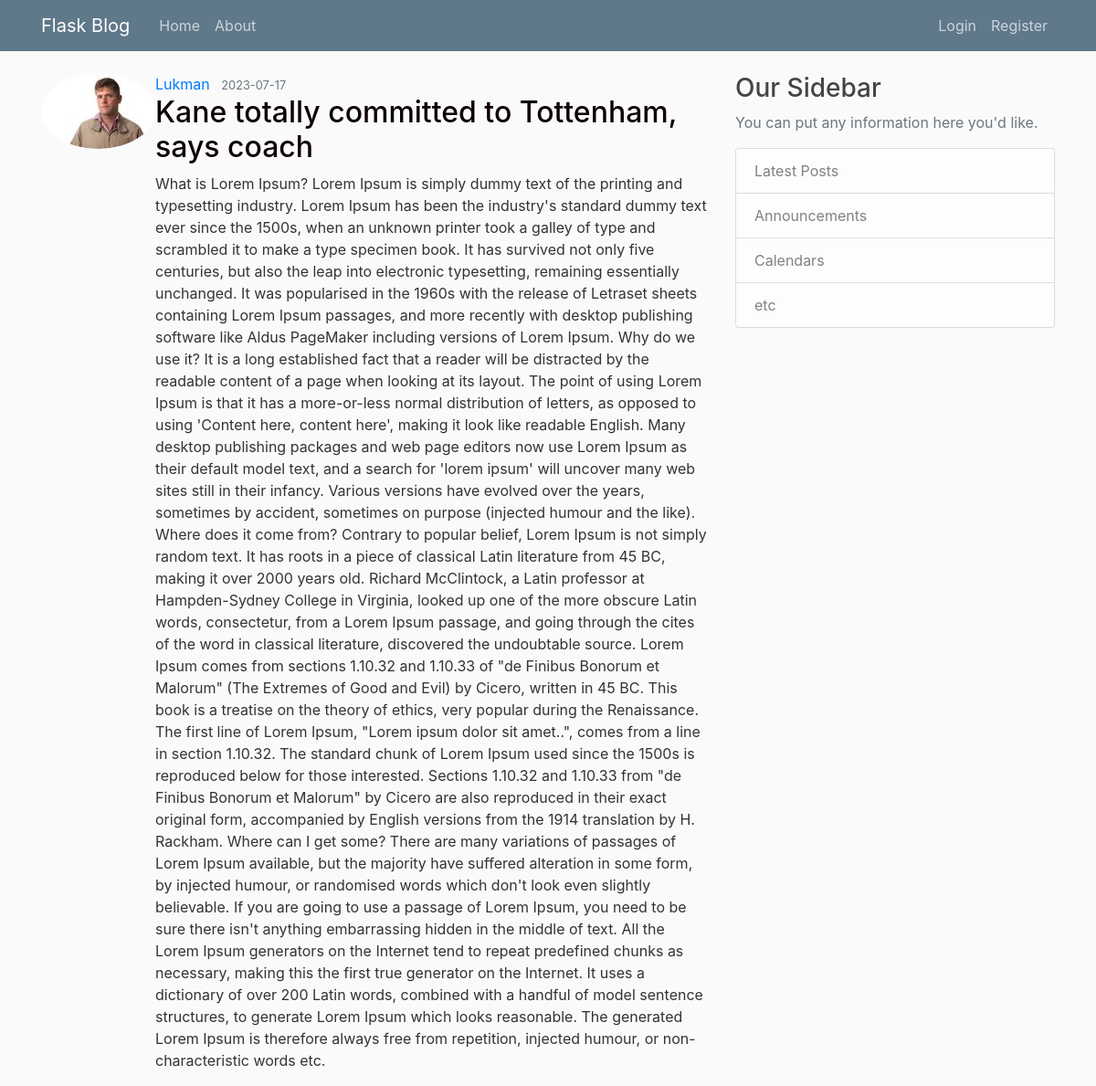
Screenshot of /post/21 with the database file from the repository.
### flaskblog/models.py (models this page shows, shortened)
class User(db.Model, UserMixin):
    id = db.Column(db.Integer, primary_key=True)
    username = db.Column(db.String(20), unique=True, nullable=False)
    email = db.Column(db.String(120), unique=True, nullable=False)
    image_file = db.Column(db.String(20), nullable=False, default='default.jpg')
    password = db.Column(db.String(60), nullable=False)
    posts = db.relationship('Post', backref='author', lazy=True)

class Post(db.Model):
    id = db.Column(db.Integer, primary_key=True)
    title = db.Column(db.String(100), nullable=False)
    date_posted = db.Column(db.DateTime, nullable=False, default=datetime.utcnow)
    content = db.Column(db.Text, nullable=False)
    user_id = db.Column(db.Integer, db.ForeignKey('user.id'), nullable=False)

### flaskblog/posts/routes.py (the view)
@posts.route('/post/<int:post_id>')
def post(post_id):
    post = Post.query.get_or_404(post_id)
    return render_template('post.html', title=post.title, post=post)

### flaskblog/templates/post.html (shortened to what this page needs)
{% extends 'layout.html' %}
{% block content %}
<article class="media content-section">
    <img class="rounded-circle article-img" src="{{ url_for('static', filename='profile_pics/'
     + post.author.image_file) }}">
<div class="mdeia-body">
   <div class="article-metadata">
   <a href="{{ url_for('posts.user_posts', username=post.author.username) }}" class="mr-2">{{ post.author.username }}</a>
   <small class="text-muted">{{ post.date_posted.strftime('%Y-%m-%d') }}</small>
</div>
<h2 class="article-title">{{ post.title }}</h2>
<p class="article-content">{{ post.content }}</p>
</div>
</article>
{% endblock %}

### flaskblog/static/css/main.css (style rules this page uses)
body { background: #fafafa; color: #333333; margin-top: 5rem; }
h1, h2, h3, h4, h5, h6 { color: #444444; }
:root { --main-green: #79dd09; --main-green-rgb-015: rgba(121, 221, 9, 0.1); --main-yellow: #bdbb49; --main-yellow-rgb-015: rgba(189, 187, 73, 0.1); --main-red: #bd150b; --main-red-rgb-015: rgba(189, 21, 11, 0.1); --main-blue: #0076bd; --main-blue-rgb-015: rgba(0, 118, 189, 0.1); }
.article-title { color: #0f0101; }

### rows the page displays
User: image_file (picture), author.username "Lukman"
Post: date_posted "2023-07-17", title "Kane totally committed to Tottenham, says coach", content "What is Lorem Ipsum? Lorem Ipsum is simply dummy text of the printing and typesetting industry. Lorem Ipsum has been the industry's standard dummy text ever since the 1500s, when an unknown printer took a galley of type and scrambled it to make a type specimen book. It has survived not only five centuries, but also the leap into electronic typesetting, remaining essentially unchanged. It was popularised in the 1960s with the release of Letraset sheets containing Lorem Ipsum passages, and more recently with desktop publishing software like Aldus PageMaker including versions of Lorem Ipsum. Why do we use it? It is a long established fact that a reader will be distracted by the readable…"
